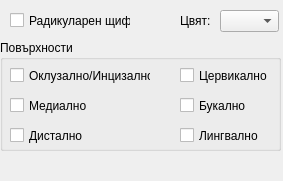
<?xml version="1.0" encoding="UTF-8"?>
<ui version="4.0">
 <class>SurfaceSelector</class>
 <widget class="QWidget" name="SurfaceSelector">
  <property name="geometry">
   <rect>
    <x>0</x>
    <y>0</y>
    <width>283</width>
    <height>181</height>
   </rect>
  </property>
  <property name="windowTitle">
   <string>SurfaceSelector</string>
  </property>
  <widget class="QGroupBox" name="groupBox">
   <property name="geometry">
    <rect>
     <x>0</x>
     <y>40</y>
     <width>281</width>
     <height>111</height>
    </rect>
   </property>
   <property name="title">
    <string>Повърхности</string>
   </property>
   <widget class="QCheckBox" name="l_check">
    <property name="geometry">
     <rect>
      <x>180</x>
      <y>80</y>
      <width>81</width>
      <height>31</height>
     </rect>
    </property>
    <property name="text">
     <string>Лингвално</string>
    </property>
   </widget>
   <widget class="QCheckBox" name="m_check">
    <property name="geometry">
     <rect>
      <x>10</x>
      <y>50</y>
      <width>81</width>
      <height>31</height>
     </rect>
    </property>
    <property name="text">
     <string>Медиално</string>
    </property>
   </widget>
   <widget class="QCheckBox" name="o_check">
    <property name="geometry">
     <rect>
      <x>10</x>
      <y>20</y>
      <width>141</width>
      <height>31</height>
     </rect>
    </property>
    <property name="text">
     <string>Оклузално/Инцизално</string>
    </property>
   </widget>
   <widget class="QCheckBox" name="c_check">
    <property name="geometry">
     <rect>
      <x>180</x>
      <y>20</y>
      <width>101</width>
      <height>31</height>
     </rect>
    </property>
    <property name="text">
     <string>Цервикално</string>
    </property>
   </widget>
   <widget class="QCheckBox" name="b_check">
    <property name="geometry">
     <rect>
      <x>180</x>
      <y>50</y>
      <width>81</width>
      <height>31</height>
     </rect>
    </property>
    <property name="text">
     <string>Букално</string>
    </property>
   </widget>
   <widget class="QCheckBox" name="d_check">
    <property name="geometry">
     <rect>
      <x>10</x>
      <y>80</y>
      <width>81</width>
      <height>31</height>
     </rect>
    </property>
    <property name="text">
     <string>Дистално</string>
    </property>
   </widget>
  </widget>
  <widget class="QLabel" name="error_label">
   <property name="geometry">
    <rect>
     <x>10</x>
     <y>150</y>
     <width>231</width>
     <height>31</height>
    </rect>
   </property>
   <property name="text">
    <string/>
   </property>
   <property name="alignment">
    <set>Qt::AlignCenter</set>
   </property>
   <property name="wordWrap">
    <bool>true</bool>
   </property>
  </widget>
  <widget class="QCheckBox" name="post_check">
   <property name="geometry">
    <rect>
     <x>10</x>
     <y>10</y>
     <width>121</width>
     <height>21</height>
    </rect>
   </property>
   <property name="text">
    <string>Радикуларен щифт</string>
   </property>
  </widget>
  <widget class="QComboBox" name="combo_color">
   <property name="geometry">
    <rect>
     <x>220</x>
     <y>10</y>
     <width>59</width>
     <height>22</height>
    </rect>
   </property>
   <property name="editable">
    <bool>false</bool>
   </property>
  </widget>
  <widget class="QLabel" name="label">
   <property name="geometry">
    <rect>
     <x>180</x>
     <y>10</y>
     <width>47</width>
     <height>21</height>
    </rect>
   </property>
   <property name="text">
    <string>Цвят:</string>
   </property>
  </widget>
 </widget>
 <layoutdefault spacing="6" margin="11"/>
 <resources/>
 <connections/>
</ui>
